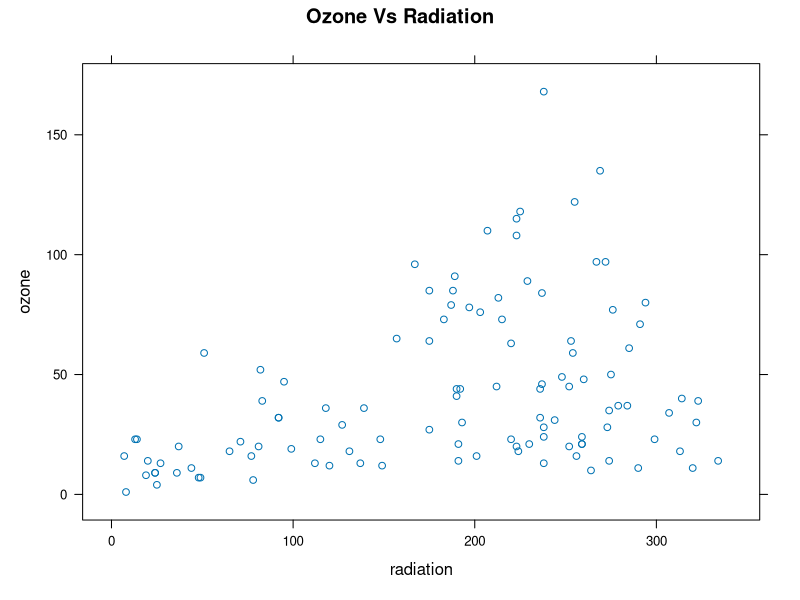
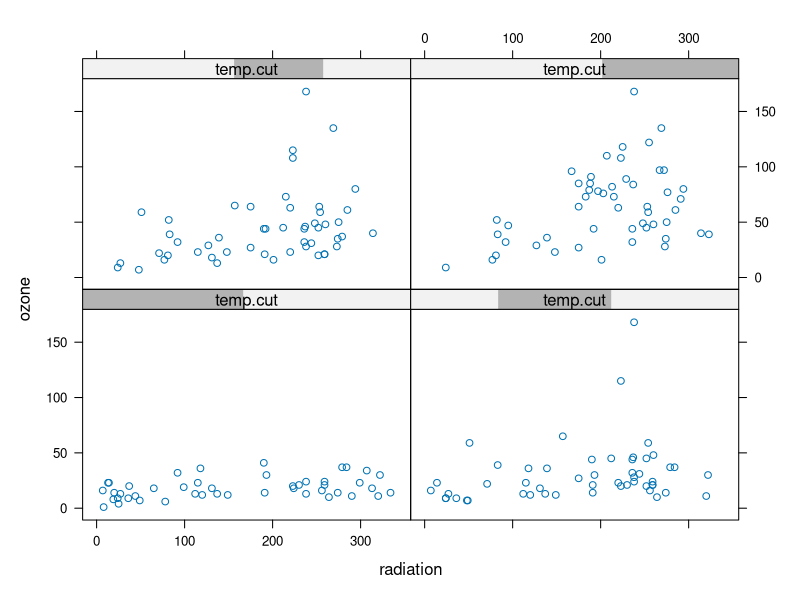
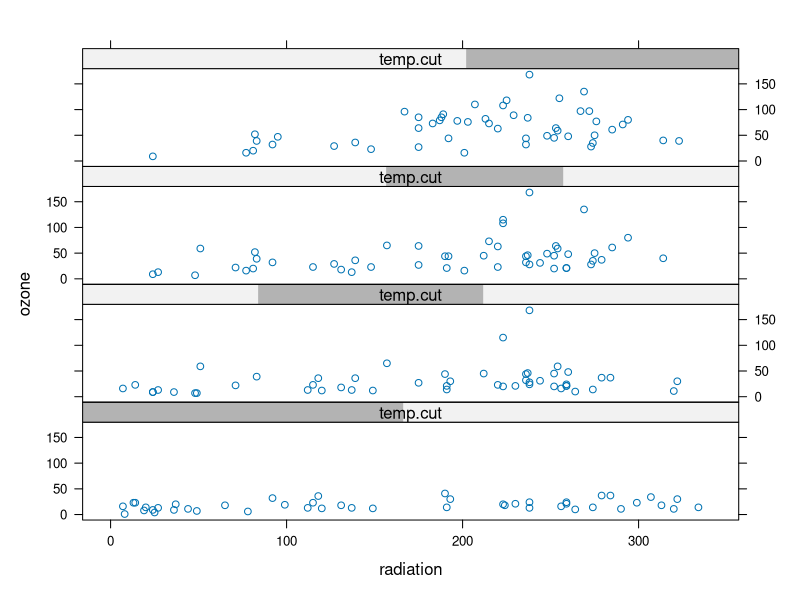
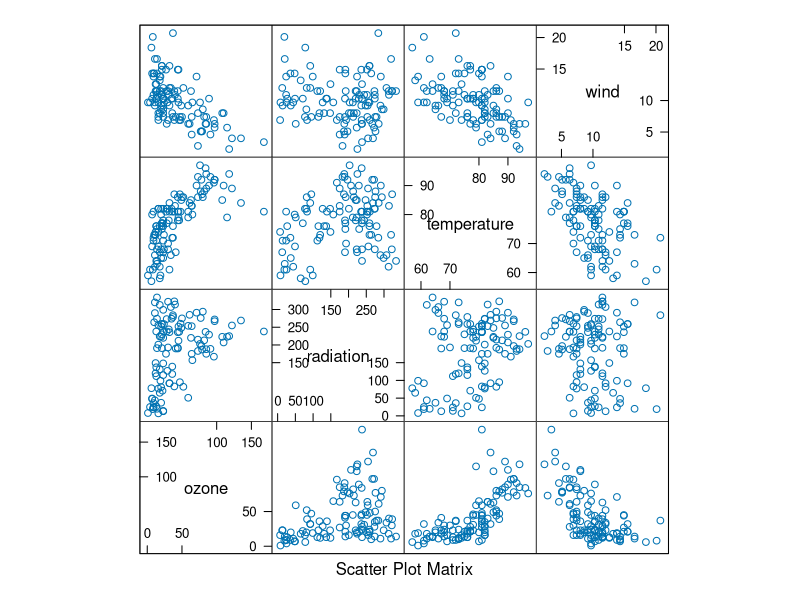
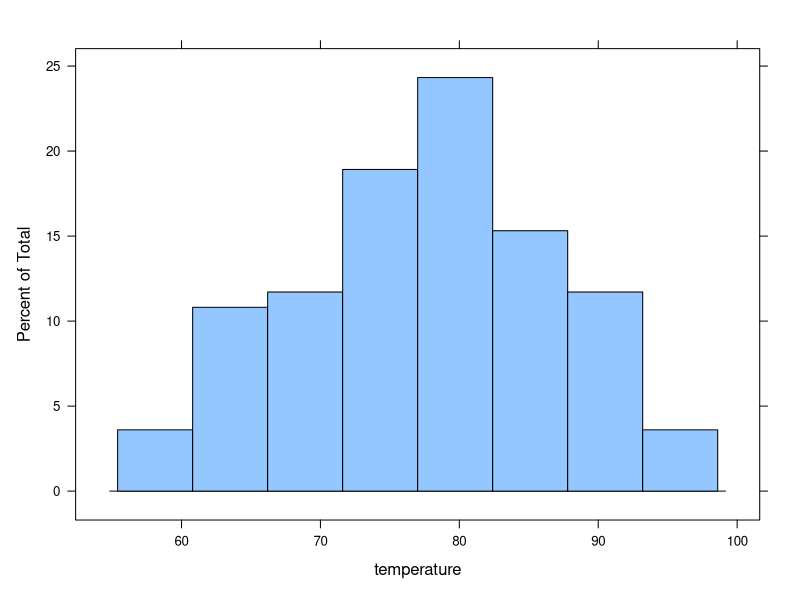
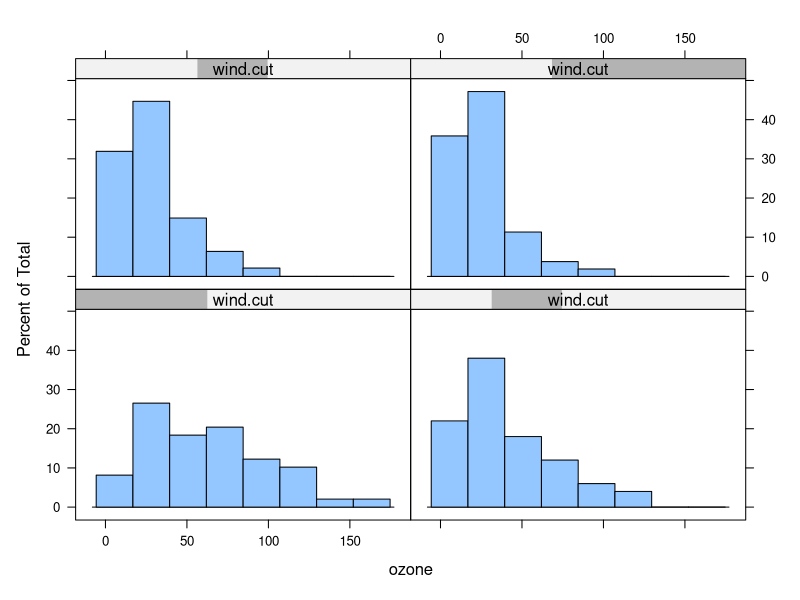
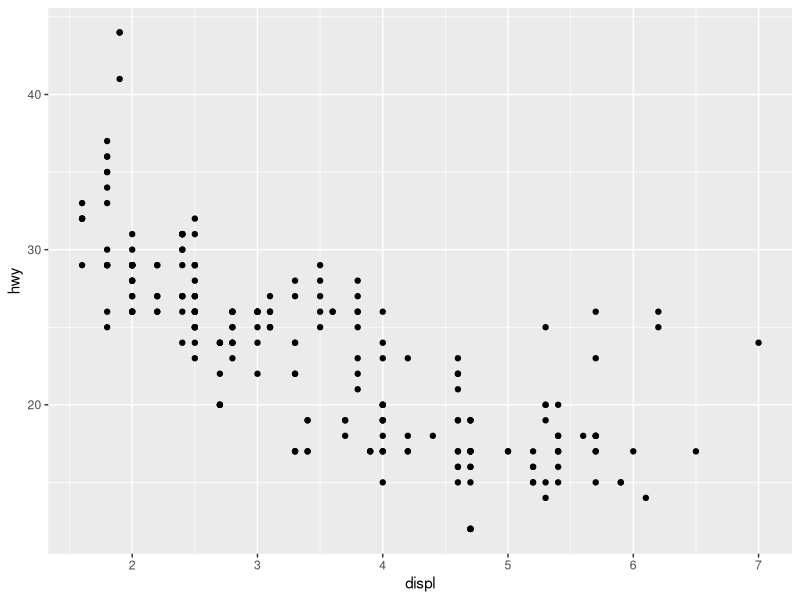
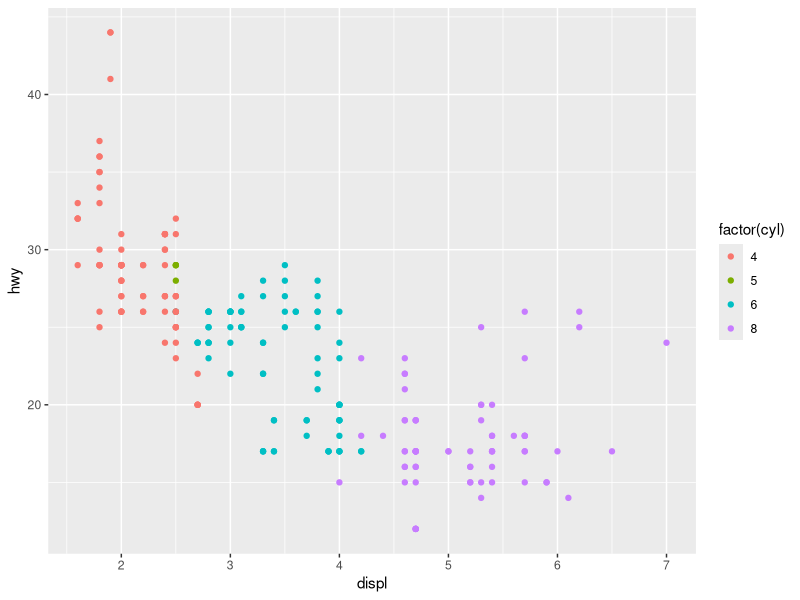

The R script that drew these images, in order:


library(lattice)
data(environmental)
df <- environmental
head(df)
dim(df)
names(df)

## xyplot

xyplot(ozone~radiation, data=df, main="Ozone Vs Radiation")

temp.cut <- equal.count(df$temperature, 4)

xyplot(ozone~radiation | temp.cut , data=df)

xyplot(ozone~radiation | temp.cut , data=df, layout=c(1,4))

## splom
splom(~df)

## histogramas

histogram(~temperature, data=df)

wind.cut <- equal.count(df$wind, 4)
histogram(~ozone | wind.cut, data=df)

## ggplot
library(ggplot2)
df<- data.frame(mpg)
head(df)
dim(df)

## qplot
qplot(x=displ, y=hwy, data=mpg)

qplot(displ, hwy, data=mpg, color=factor(cyl))

qplot(displ, hwy, data=mpg, geom=c("point", "smooth"))

qplot(hwy, data=mpg, fill=drv)

qplot(displ, hwy, data=mpg, facets=.~drv)

qplot(hwy, data=df, facets=drv~., binwidth=2)

## ggplot
g <- ggplot(data=df, aes(x=displ, y=hwy))
g + geom_point()
g + geom_point() + geom_smooth()
g + geom_point() + geom_smooth(method="lm")

g + geom_point() + facet_grid(.~drv) + geom_smooth(method="lm")

g + geom_point(color="steelblue", size=4, alpha=1/2)

g + geom_point( aes(color=drv), size=4, alpha=1/2 ) + labs(title="My title") + labs(x="x label", y="ylabel")


## Anotaciones matemáticas
pdf("./fig/latex.pdf")
plot(0,0, main=expression(theta==0),
     ylab = expression(hat(gamma) ==0),
     xlab= expression(sum(x[i]*y[i], i==0, n)))
dev.off()
